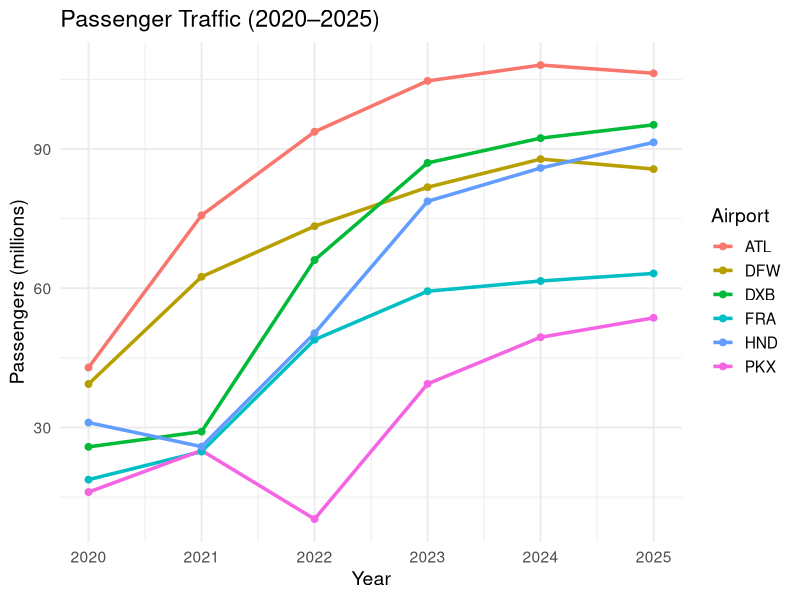
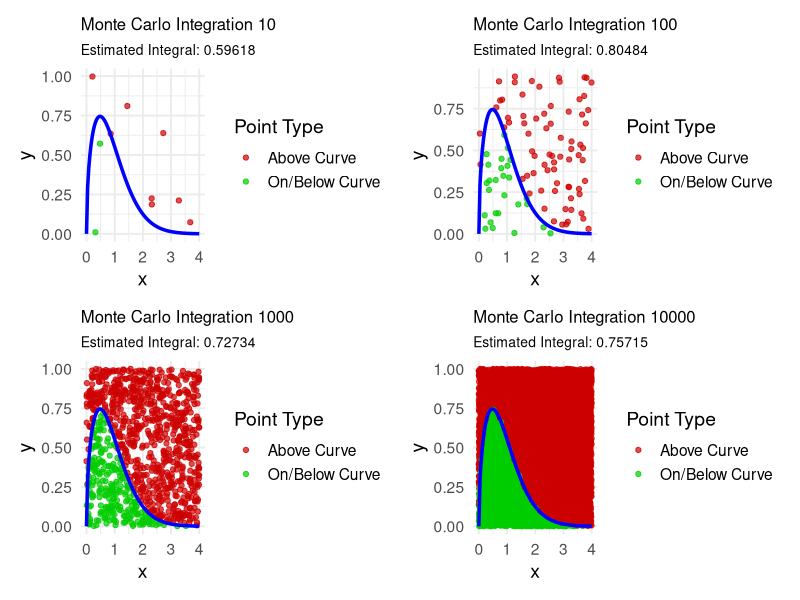

Source code (R) for these figures, in order:
## ---- chunk 1
#| echo: false
library(knitr)
library(tidyverse)

airports <- data.frame(
  airport = c("ATL", "DXB", "PKX", "DFW", "FRA", "HND"),
  passengers_2025 = c(106.302208, 95.200000, 53.618949, 85.660127, 63.189666, 91.430000),
  passengers_2024 = c(108.067766, 92.331506, 49.441029, 87.817864, 61.564957, 85.900167),
  passengers_2023 = c(104.653451, 86.994365, 39.400000, 81.755538, 59.355389, 78.719302),
  passengers_2022 = c(93.6996300, 66.069981, 10.277623, 73.362946, 48.918482, 50.290705),
  passengers_2021 = c(75.7047600, 29.110609, 25.051012, 62.465756, 24.812849, 25.876429),
  passengers_2020 = c(42.9186850, 25.836771, 16.091449, 39.364990, 18.768601, 31.055210),
  
  percent_change_2025 = c(-1.6,3.1,8.4,-2.5,2.6,6.7),
  percent_change_2024 = c(3.3, 6.1,25.5,7.4,3.7,9.1),
  percent_change_2023 = c(11.7,31.7,283.5,11.4,21.3,55.1),
  percent_change_2022 = c(23.8,127,-59,17.5,97.2,92.5),
  percent_change_2021 = c(76.4,12.7,35.7,58.7,32.2,-15.4),
  percent_change_2020 = c(-61.2,-70.1,413.3,-47.6,-73.4,-32.7)
  
)


airports_long <- airports %>%
  pivot_longer(
    cols = starts_with("passengers_"),
    names_to = "year",
    values_to = "passengers"
  ) %>%
  mutate(
    year = as.numeric(gsub("passengers_", "", year))
  )

library(tidyverse)
library(knitr)

# Create a wide comparison table of passengers by year
airport_table <- airports_long %>%
  select(airport, year, passengers) %>%
  pivot_wider(
    names_from = year,
    values_from = passengers,
    names_prefix = "year_"
  ) %>%
  arrange(airport)

kable(
  airport_table,
  caption = "Passenger Traffic for Six Major Airports (2020–2025)"
)

## ---- chunk 2
#| echo: false

ggplot(airports_long, aes(x = year, y = passengers, color = airport)) +
  geom_line(size = 1.2) +
  geom_point(size = 2) +
  labs(
    title = "Passenger Traffic (2020–2025)",
    x = "Year",
    y = "Passengers (millions)",
    color = "Airport"
  ) +
  theme_minimal(base_size = 14)
## ---- chunk 3
#| echo: false


generate_mc_points <- function(n, x_min, x_max, y_min, y_max) {
  tibble(
    x = runif(n, x_min, x_max),
    y = runif(n, y_min, y_max)
  )
}


  wrangle_weibull <- function(df) {
  df %>%
    mutate(
      f_val = dweibull(x, shape = 1.5, scale = 1),
      below = y <= f_val
    )
}


estimate_weibull <- function(df, x_min = 0, x_max = 4) {
  
  # y-bounds based on Weibull PDF
  y_min <- 0
  y_max <- max(dweibull(seq(x_min, x_max, length.out = 1000),
                        shape = 1.5, scale = 1))
  
  rect_area <- (x_max - x_min) * (y_max - y_min)
  
  p <- mean(df$below)
  p * rect_area
}


plot_weibull_mc <- function(df, n, x_min = 0, x_max = 4) {
  
  est <- estimate_weibull(df, x_min, x_max)
  
  ggplot(df, aes(x = x, y = y, color = below)) +
    geom_point(alpha = 0.7, size = 1.5) +
    stat_function(
      fun = dweibull,
      args = list(shape = 1.5, scale = 1),
      xlim = c(x_min, x_max),
      color = "blue",
      size = 1.2
    ) +
    scale_color_manual(
      values = c("TRUE" = "green3", "FALSE" = "red3"),
      labels = c("TRUE" = "On/Below Curve", "FALSE" = "Above Curve"),
      name = "Point Type"
    ) +
    labs(
      title = paste("Monte Carlo Integration", n),
      subtitle = paste("Estimated Integral:", round(est, 5)),
      x = "x",
      y = "y"
    ) +
    theme_minimal(base_size = 14) +
    theme(
      plot.title = element_text(size = 12),      # smaller title
      plot.subtitle = element_text(size = 10)    # smaller subtitle
)

}

library(patchwork)


df10     <- generate_mc_points(10,     0, 4, 0, 1)
df100    <- generate_mc_points(100,    0, 4, 0, 1)
df1000 <- generate_mc_points(1000, 0, 4, 0, 1)
df10000  <- generate_mc_points(10000,  0, 4, 0, 1)

df10     <- wrangle_weibull(df10)
df100    <- wrangle_weibull(df100)
df1000   <- wrangle_weibull(df1000)
df10000  <- wrangle_weibull(df10000)

plot10     <- plot_weibull_mc(df10,     10)
plot100    <- plot_weibull_mc(df100,    100)
plot1000   <- plot_weibull_mc(df1000,   1000)
plot10000  <- plot_weibull_mc(df10000,  10000)

plot10 + plot100 + plot1000 + plot10000
